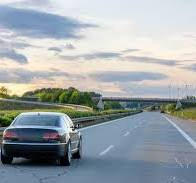
#> input picture ai/images/road.jpg, 196 x 183 px
$ python image_processor.py
#> lines starting #> are read from the running program, lines starting #| are printed output that depends on the picture; after the words box and inside, x2 and y2 are one past the last pixel; in counts of white or black regions, pixels touching at a corner belong together
import cv2
import os

# Get the project directories
BASE_DIR = os.path.dirname(os.path.dirname(os.path.abspath(__file__)))

IMAGE_PATH = os.path.join(BASE_DIR, "images", "road.jpg")
OUTPUT_PATH = os.path.join(BASE_DIR, "output", "processed_road.jpg")


# Read image
image = cv2.imread(IMAGE_PATH)
#> image is the input picture: shape (183, 196, 3); mean B, G, R 168.7, 164.3, 156.5

if image is None:
    print("Error: Image not found!")
    print("Please check ai/images/road.jpg")
    exit()


# Resize image
image = cv2.resize(image, (800, 500))
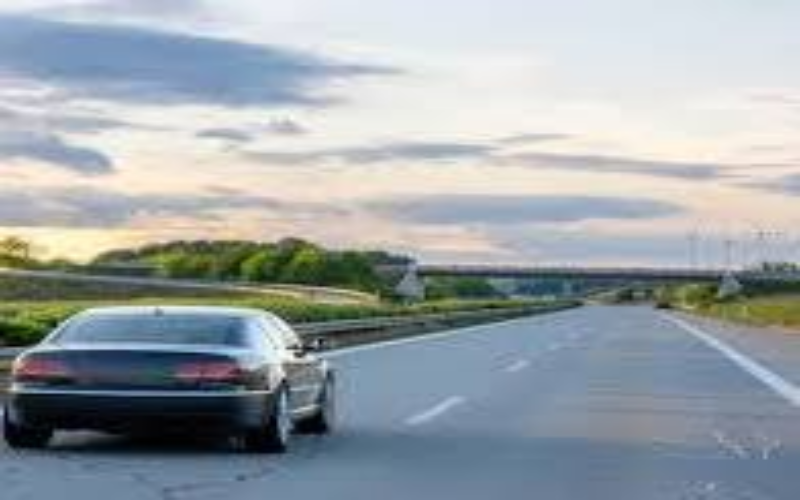
#> image: shape (500, 800, 3); mean B, G, R 168.6, 164.2, 156.4


# Convert to grayscale
gray = cv2.cvtColor(image, cv2.COLOR_BGR2GRAY)
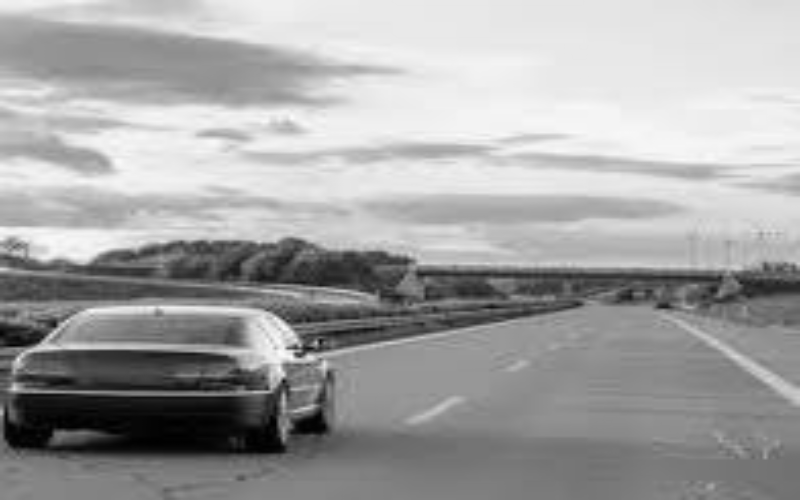
#> gray: shape (500, 800); min 0, max 252, mean 162.4


# Reduce noise
blur = cv2.GaussianBlur(gray, (5, 5), 0)


# Edge detection
edges = cv2.Canny(blur, 50, 150)
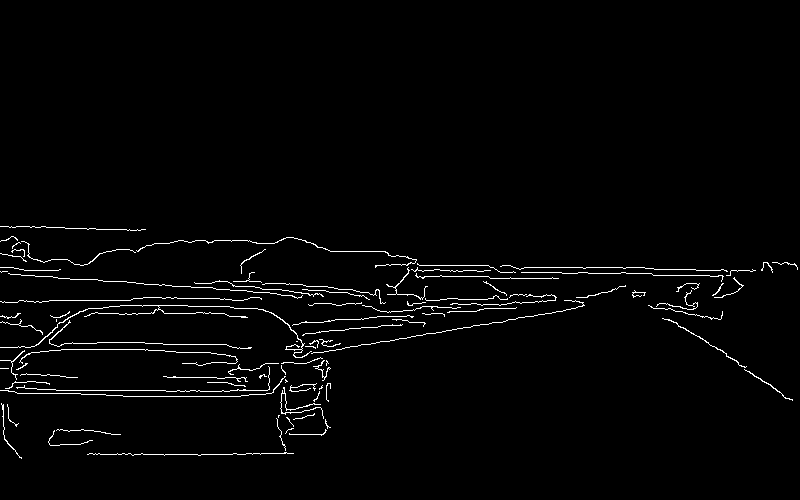
#> edges: shape (500, 800); 2% white in thin lines or dots, all inside (x1, y1, x2, y2) = (0, 226, 798, 459)


# Save processed image
cv2.imwrite(OUTPUT_PATH, edges)


print("Image processed successfully!")
print("Output saved at:")
print(OUTPUT_PATH)


# Display original image
cv2.imshow("Original Road Image", image)

# Display processed image
cv2.imshow("Edge Detection", edges)

cv2.waitKey(0)

cv2.destroyAllWindows()
